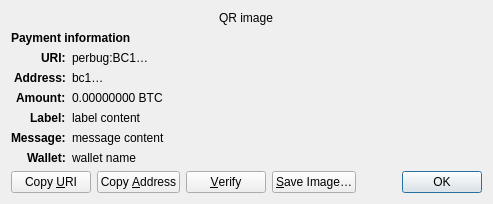
<?xml version="1.0" encoding="UTF-8"?>
<ui version="4.0">
 <class>ReceiveRequestDialog</class>
 <widget class="QDialog" name="ReceiveRequestDialog">
  <property name="geometry">
   <rect>
    <x>0</x>
    <y>0</y>
    <width>413</width>
    <height>229</height>
   </rect>
  </property>
  <property name="windowTitle">
   <string>Request payment to …</string>
  </property>
  <layout class="QGridLayout" name="gridLayout" columnstretch="0,1">
   <property name="sizeConstraint">
    <enum>QLayout::SetFixedSize</enum>
   </property>
   <item row="0" column="0" colspan="2" alignment="Qt::AlignHCenter">
    <widget class="QRImageWidget" name="qr_code">
     <property name="text">
      <string notr="true">QR image</string>
     </property>
     <property name="textInteractionFlags">
      <set>Qt::NoTextInteraction</set>
     </property>
    </widget>
   </item>
   <item row="1" column="0" colspan="2">
    <widget class="QLabel" name="payment_header">
     <property name="font">
      <font>
       <weight>75</weight>
       <bold>true</bold>
      </font>
     </property>
     <property name="text">
      <string>Payment information</string>
     </property>
     <property name="textInteractionFlags">
      <set>Qt::NoTextInteraction</set>
     </property>
    </widget>
   </item>
   <item row="2" column="0" alignment="Qt::AlignRight|Qt::AlignTop">
    <widget class="QLabel" name="uri_tag">
     <property name="font">
      <font>
       <weight>75</weight>
       <bold>true</bold>
      </font>
     </property>
     <property name="text">
      <string notr="true">URI:</string>
     </property>
     <property name="textFormat">
      <enum>Qt::PlainText</enum>
     </property>
     <property name="textInteractionFlags">
      <set>Qt::NoTextInteraction</set>
     </property>
    </widget>
   </item>
   <item row="2" column="1" alignment="Qt::AlignTop">
    <widget class="QLabel" name="uri_content">
     <property name="text">
      <string notr="true">perbug:BC1…</string>
     </property>
     <property name="textFormat">
      <enum>Qt::RichText</enum>
     </property>
     <property name="wordWrap">
      <bool>true</bool>
     </property>
     <property name="textInteractionFlags">
      <set>Qt::TextSelectableByMouse</set>
     </property>
    </widget>
   </item>
   <item row="3" column="0" alignment="Qt::AlignRight|Qt::AlignTop">
    <widget class="QLabel" name="address_tag">
     <property name="font">
      <font>
       <weight>75</weight>
       <bold>true</bold>
      </font>
     </property>
     <property name="text">
      <string>Address:</string>
     </property>
     <property name="textInteractionFlags">
      <set>Qt::NoTextInteraction</set>
     </property>
    </widget>
   </item>
   <item row="3" column="1" alignment="Qt::AlignTop">
    <widget class="QLabel" name="address_content">
     <property name="text">
      <string notr="true">bc1…</string>
     </property>
     <property name="textFormat">
      <enum>Qt::PlainText</enum>
     </property>
     <property name="textInteractionFlags">
      <set>Qt::TextSelectableByMouse</set>
     </property>
    </widget>
   </item>
   <item row="4" column="0" alignment="Qt::AlignRight|Qt::AlignTop">
    <widget class="QLabel" name="amount_tag">
     <property name="font">
      <font>
       <weight>75</weight>
       <bold>true</bold>
      </font>
     </property>
     <property name="text">
      <string>Amount:</string>
     </property>
     <property name="textInteractionFlags">
      <set>Qt::NoTextInteraction</set>
     </property>
    </widget>
   </item>
   <item row="4" column="1" alignment="Qt::AlignTop">
    <widget class="QLabel" name="amount_content">
     <property name="text">
      <string notr="true">0.00000000 BTC</string>
     </property>
     <property name="textFormat">
      <enum>Qt::PlainText</enum>
     </property>
     <property name="textInteractionFlags">
      <set>Qt::TextSelectableByMouse</set>
     </property>
    </widget>
   </item>
   <item row="5" column="0" alignment="Qt::AlignRight|Qt::AlignTop">
    <widget class="QLabel" name="label_tag">
     <property name="font">
      <font>
       <weight>75</weight>
       <bold>true</bold>
      </font>
     </property>
     <property name="text">
      <string>Label:</string>
     </property>
     <property name="textInteractionFlags">
      <set>Qt::NoTextInteraction</set>
     </property>
    </widget>
   </item>
   <item row="5" column="1" alignment="Qt::AlignTop">
    <widget class="QLabel" name="label_content">
     <property name="text">
      <string notr="true">label content</string>
     </property>
     <property name="textFormat">
      <enum>Qt::PlainText</enum>
     </property>
     <property name="wordWrap">
      <bool>true</bool>
     </property>
     <property name="textInteractionFlags">
      <set>Qt::TextSelectableByMouse</set>
     </property>
    </widget>
   </item>
   <item row="6" column="0" alignment="Qt::AlignRight|Qt::AlignTop">
    <widget class="QLabel" name="message_tag">
     <property name="font">
      <font>
       <weight>75</weight>
       <bold>true</bold>
      </font>
     </property>
     <property name="text">
      <string>Message:</string>
     </property>
     <property name="textInteractionFlags">
      <set>Qt::NoTextInteraction</set>
     </property>
    </widget>
   </item>
   <item row="6" column="1" alignment="Qt::AlignTop">
    <widget class="QLabel" name="message_content">
     <property name="text">
      <string notr="true">message content</string>
     </property>
     <property name="textFormat">
      <enum>Qt::PlainText</enum>
     </property>
     <property name="wordWrap">
      <bool>true</bool>
     </property>
     <property name="textInteractionFlags">
      <set>Qt::TextSelectableByMouse</set>
     </property>
    </widget>
   </item>
   <item row="7" column="0" alignment="Qt::AlignRight|Qt::AlignTop">
    <widget class="QLabel" name="wallet_tag">
     <property name="font">
      <font>
       <weight>75</weight>
       <bold>true</bold>
      </font>
     </property>
     <property name="text">
      <string>Wallet:</string>
     </property>
     <property name="textInteractionFlags">
      <set>Qt::NoTextInteraction</set>
     </property>
    </widget>
   </item>
   <item row="7" column="1" alignment="Qt::AlignTop">
    <widget class="QLabel" name="wallet_content">
     <property name="text">
      <string notr="true">wallet name</string>
     </property>
     <property name="textFormat">
      <enum>Qt::PlainText</enum>
     </property>
     <property name="wordWrap">
      <bool>true</bool>
     </property>
     <property name="textInteractionFlags">
      <set>Qt::TextSelectableByMouse</set>
     </property>
    </widget>
   </item>
   <item row="8" column="0" colspan="2">
    <layout class="QHBoxLayout" name="horizontalLayout">
     <item>
      <widget class="QPushButton" name="btnCopyURI">
       <property name="text">
        <string>Copy &amp;URI</string>
       </property>
       <property name="autoDefault">
        <bool>false</bool>
       </property>
      </widget>
     </item>
     <item>
      <widget class="QPushButton" name="btnCopyAddress">
       <property name="text">
        <string>Copy &amp;Address</string>
       </property>
       <property name="autoDefault">
        <bool>false</bool>
       </property>
      </widget>
     </item>
     <item>
      <widget class="QPushButton" name="btnVerify">
       <property name="text">
        <string>&amp;Verify</string>
       </property>
       <property name="toolTip">
        <string>Verify this address on e.g. a hardware wallet screen</string>
       </property>
       <property name="autoDefault">
        <bool>false</bool>
       </property>
      </widget>
     </item>
     <item>
      <widget class="QPushButton" name="btnSaveAs">
       <property name="text">
        <string>&amp;Save Image…</string>
       </property>
       <property name="autoDefault">
        <bool>false</bool>
       </property>
      </widget>
     </item>
     <item>
      <spacer name="horizontalSpacer_2">
       <property name="orientation">
        <enum>Qt::Horizontal</enum>
       </property>
       <property name="sizeHint" stdset="0">
        <size>
         <width>40</width>
         <height>20</height>
        </size>
       </property>
      </spacer>
     </item>
     <item>
      <widget class="QDialogButtonBox" name="buttonBox">
       <property name="focusPolicy">
        <enum>Qt::StrongFocus</enum>
       </property>
       <property name="standardButtons">
        <set>QDialogButtonBox::Ok</set>
       </property>
      </widget>
     </item>
    </layout>
   </item>
  </layout>
 </widget>
 <customwidgets>
  <customwidget>
   <class>QRImageWidget</class>
   <extends>QLabel</extends>
   <header>qt/qrimagewidget.h</header>
  </customwidget>
 </customwidgets>
 <tabstops>
  <tabstop>buttonBox</tabstop>
  <tabstop>btnCopyURI</tabstop>
  <tabstop>btnCopyAddress</tabstop>
  <tabstop>btnSaveAs</tabstop>
 </tabstops>
 <resources/>
 <connections>
  <connection>
   <sender>buttonBox</sender>
   <signal>accepted()</signal>
   <receiver>ReceiveRequestDialog</receiver>
   <slot>accept()</slot>
   <hints>
    <hint type="sourcelabel">
     <x>135</x>
     <y>230</y>
    </hint>
    <hint type="destinationlabel">
     <x>135</x>
     <y>126</y>
    </hint>
   </hints>
  </connection>
 </connections>
</ui>
